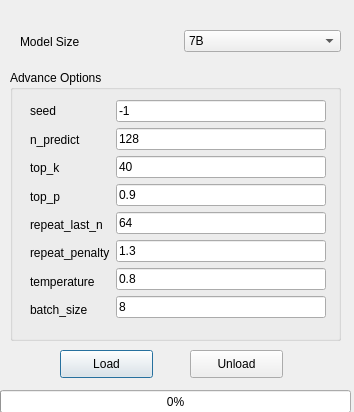
<?xml version="1.0" encoding="UTF-8"?>
<ui version="4.0">
 <class>modelsetting</class>
 <widget class="QDialog" name="modelsetting">
  <property name="windowModality">
   <enum>Qt::WindowModal</enum>
  </property>
  <property name="geometry">
   <rect>
    <x>0</x>
    <y>0</y>
    <width>354</width>
    <height>412</height>
   </rect>
  </property>
  <property name="windowTitle">
   <string>Configurr Model</string>
  </property>
  <widget class="QGroupBox" name="groupModelSetting">
   <property name="geometry">
    <rect>
     <x>10</x>
     <y>70</y>
     <width>331</width>
     <height>271</height>
    </rect>
   </property>
   <property name="title">
    <string>Advance Options</string>
   </property>
   <widget class="QWidget" name="layoutWidget">
    <property name="geometry">
     <rect>
      <x>20</x>
      <y>30</y>
      <width>296</width>
      <height>221</height>
     </rect>
    </property>
    <layout class="QHBoxLayout" name="horizontalLayout_2">
     <item>
      <layout class="QVBoxLayout" name="verticalLayout_2">
       <item>
        <widget class="QLabel" name="label_2">
         <property name="text">
          <string>seed</string>
         </property>
        </widget>
       </item>
       <item>
        <widget class="QLabel" name="label_3">
         <property name="text">
          <string>n_predict</string>
         </property>
        </widget>
       </item>
       <item>
        <widget class="QLabel" name="label_4">
         <property name="text">
          <string>top_k</string>
         </property>
        </widget>
       </item>
       <item>
        <widget class="QLabel" name="label_5">
         <property name="text">
          <string>top_p</string>
         </property>
        </widget>
       </item>
       <item>
        <widget class="QLabel" name="label_6">
         <property name="text">
          <string>repeat_last_n</string>
         </property>
        </widget>
       </item>
       <item>
        <widget class="QLabel" name="label_7">
         <property name="text">
          <string>repeat_penalty</string>
         </property>
        </widget>
       </item>
       <item>
        <widget class="QLabel" name="label_8">
         <property name="text">
          <string>temperature</string>
         </property>
        </widget>
       </item>
       <item>
        <widget class="QLabel" name="label_9">
         <property name="text">
          <string>batch_size</string>
         </property>
        </widget>
       </item>
      </layout>
     </item>
     <item>
      <layout class="QVBoxLayout" name="verticalLayout">
       <item>
        <widget class="QLineEdit" name="seed">
         <property name="text">
          <string>-1</string>
         </property>
        </widget>
       </item>
       <item>
        <widget class="QLineEdit" name="n_predict">
         <property name="text">
          <string>128</string>
         </property>
        </widget>
       </item>
       <item>
        <widget class="QLineEdit" name="top_k">
         <property name="text">
          <string>40</string>
         </property>
        </widget>
       </item>
       <item>
        <widget class="QLineEdit" name="top_p">
         <property name="text">
          <string>0.9</string>
         </property>
        </widget>
       </item>
       <item>
        <widget class="QLineEdit" name="repeat_last_n">
         <property name="text">
          <string>64</string>
         </property>
        </widget>
       </item>
       <item>
        <widget class="QLineEdit" name="repeat_penalty">
         <property name="text">
          <string>1.3</string>
         </property>
        </widget>
       </item>
       <item>
        <widget class="QLineEdit" name="temperature">
         <property name="text">
          <string>0.8</string>
         </property>
        </widget>
       </item>
       <item>
        <widget class="QLineEdit" name="batch_size">
         <property name="text">
          <string>8</string>
         </property>
        </widget>
       </item>
      </layout>
     </item>
    </layout>
   </widget>
  </widget>
  <widget class="QPushButton" name="btn_load">
   <property name="geometry">
    <rect>
     <x>60</x>
     <y>350</y>
     <width>93</width>
     <height>28</height>
    </rect>
   </property>
   <property name="text">
    <string>Load</string>
   </property>
  </widget>
  <widget class="QPushButton" name="btn_unload">
   <property name="geometry">
    <rect>
     <x>190</x>
     <y>350</y>
     <width>93</width>
     <height>28</height>
    </rect>
   </property>
   <property name="text">
    <string>Unload</string>
   </property>
  </widget>
  <widget class="QProgressBar" name="progressBar_load">
   <property name="geometry">
    <rect>
     <x>0</x>
     <y>390</y>
     <width>351</width>
     <height>23</height>
    </rect>
   </property>
   <property name="value">
    <number>0</number>
   </property>
  </widget>
  <widget class="QWidget" name="layoutWidget">
   <property name="geometry">
    <rect>
     <x>20</x>
     <y>30</y>
     <width>321</width>
     <height>23</height>
    </rect>
   </property>
   <layout class="QHBoxLayout" name="horizontalLayout">
    <item>
     <widget class="QLabel" name="label">
      <property name="text">
       <string>Model Size</string>
      </property>
     </widget>
    </item>
    <item>
     <widget class="QComboBox" name="modelSize">
      <item>
       <property name="text">
        <string>7B</string>
       </property>
      </item>
      <item>
       <property name="text">
        <string>13B</string>
       </property>
      </item>
      <item>
       <property name="text">
        <string>30B</string>
       </property>
      </item>
      <item>
       <property name="text">
        <string>65B</string>
       </property>
      </item>
     </widget>
    </item>
   </layout>
  </widget>
 </widget>
 <resources/>
 <connections/>
</ui>
